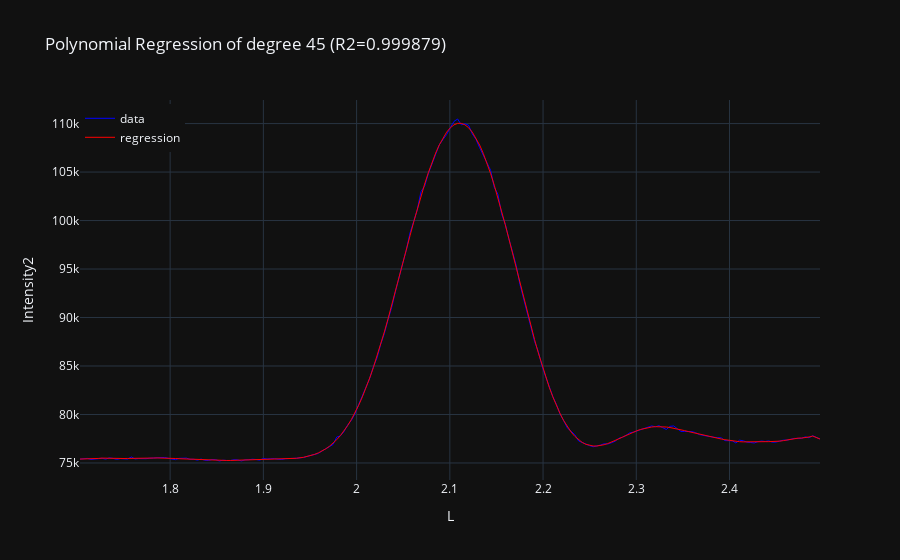
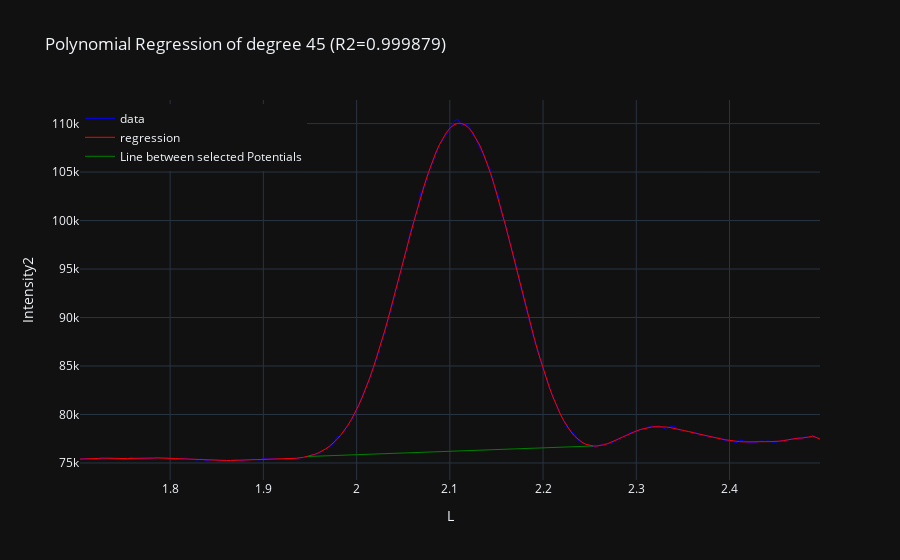

The cell these charts' notebook holds for them, in order:
### Code cell
reg = LinearRegression().fit(X, param_1)
fig.add_trace(go.Scatter(x=param2, y=reg.predict(X), mode='lines', name='regression', line=dict(color='red', width=1)))
fig.update_layout(title='Polynomial Regression of degree {} (R2={:.6f})'.format(best_degree, max_r2),
                  xaxis_title=x_label, yaxis_title=y_label)
fig.update_layout(legend=dict(yanchor="top", y=0.99, xanchor="left", x=0.0))
fig.show()

#########################################################################################

value = float(input('Enter an x-coordinate: '))  # user enters x coordinates
value_2 = float(input('Enter an x-coordinate: '))

idx = data.loc[data['L'] == value].index[0]  # determines the index of the x coordinate in the data
idx_2 = data.loc[data['L'] == value_2].index[0]

x_0 = param2.iloc[idx]  # extracts the exact x coordinate from the data
y_0 = param1.iloc[idx]

x_1 = param2.iloc[idx_2]
y_1 = param1.iloc[idx_2]

y_1 = reg.predict(poly.fit_transform(scaler.transform(np.array(value).reshape(-1,
                                                                              1))))  # predicting the y value for the user-provided x coordinate using the previously trained model
# firstly reshaped to 2D array (same shape as training data), and then standardised, then transformed into a polynomial feature matrix, then y value predicted.
y_2 = reg.predict(poly.fit_transform(scaler.transform(np.array(value_2).reshape(-1, 1))))

# calculations for a straight line between the two points
x = [x_0, x_1]

m = (y_2 - y_1) / (x_1 - x_0)
b = y_1 - m * x_1
m = np.isscalar(m)
b = np.isscalar(b)

y = [y_1[0], y_2[0]]
'''
y = [m * xi + b for xi in x]
'''

fig.add_trace(
    go.Scatter(x=x, y=y, mode='lines', name='Line between selected Potentials', line=dict(color='green', width=1)))
fig.update_layout(title='Polynomial Regression of degree {} (R2={:.6f})'.format(best_degree, max_r2),
                  xaxis_title=x_label, yaxis_title=y_label)
fig.update_layout(legend=dict(yanchor="top", y=0.99, xanchor="left", x=0.0))


fig.show()

### Figure 1 — Plotly figure (JSON) as saved in the notebook; plotly's stock layout.template omitted (floating-point values rounded to 4 significant figures; data arrays with more than 128 entries replaced by an {"elided": "..."} marker saying what was removed)
{"data": [{"line": {"color": "blue", "width": 1}, "mode": "lines", "name": "data", "x": {"elided": "202 float values"}, "y": {"elided": "202 float values"}, "type": "scatter"}, {"line": {"color": "red", "width": 1}, "mode": "lines", "name": "regression", "x": {"elided": "202 float values"}, "y": {"elided": "202 float values"}, "type": "scatter"}], "layout": {"title": {"text": "Polynomial Regression of degree 45 (R2=0.999879)"}, "xaxis": {"title": {"text": "L"}}, "yaxis": {"title": {"text": "Intensity2"}}, "legend": {"yanchor": "top", "y": 0.99, "xanchor": "left", "x": 0.0}}}

### Figure 2 — Plotly figure (JSON) as saved in the notebook; plotly's stock layout.template omitted (floating-point values rounded to 4 significant figures; data arrays with more than 128 entries replaced by an {"elided": "..."} marker saying what was removed)
{"data": [{"line": {"color": "blue", "width": 1}, "mode": "lines", "name": "data", "x": {"elided": "202 float values"}, "y": {"elided": "202 float values"}, "type": "scatter"}, {"line": {"color": "red", "width": 1}, "mode": "lines", "name": "regression", "x": {"elided": "202 float values"}, "y": {"elided": "202 float values"}, "type": "scatter"}, {"line": {"color": "green", "width": 1}, "mode": "lines", "name": "Line between selected Potentials", "x": [1.947, 2.254], "y": [75670.0, 76750.0], "type": "scatter"}], "layout": {"title": {"text": "Polynomial Regression of degree 45 (R2=0.999879)"}, "xaxis": {"title": {"text": "L"}}, "yaxis": {"title": {"text": "Intensity2"}}, "legend": {"yanchor": "top", "y": 0.99, "xanchor": "left", "x": 0.0}}}
